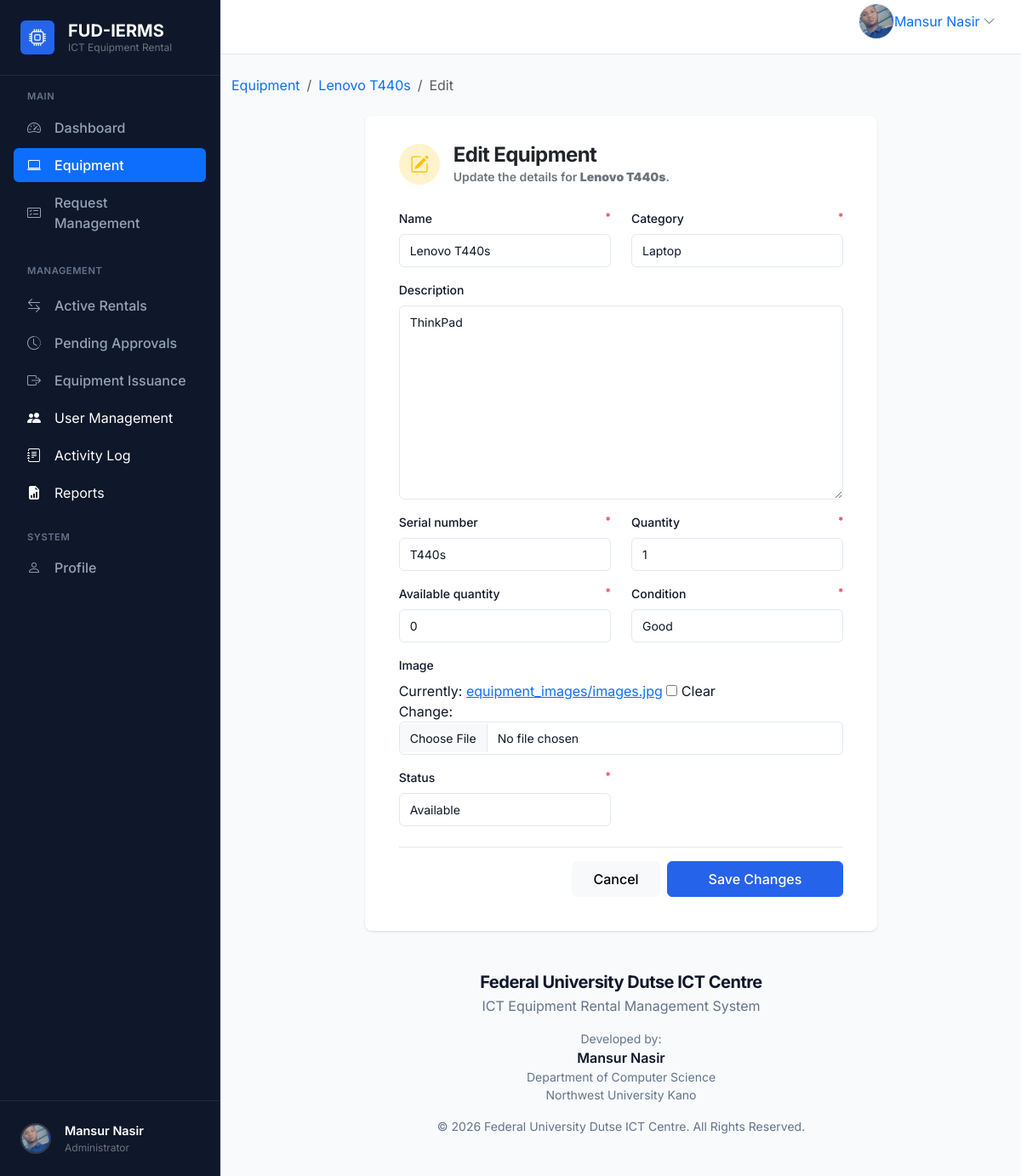
Screenshot of /equipment/2/edit/ (signed in) with the database file from the repository.
### accounts/models.py (models this page shows, shortened)
class User(AbstractUser):
    objects = CustomUserManager()
    class Role(models.TextChoices):
        ADMIN = "ADMIN", "Admin"
        STUDENT = "STUDENT", "Student"
        STAFF = "STAFF", "Staff"
    role = models.CharField(
        max_length=20,
        choices=Role.choices,
        default=Role.STUDENT,
        db_index=True,
    )
    phone = models.CharField(max_length=20, blank=True, db_index=True)
    faculty = models.CharField(max_length=255, blank=True)
    department = models.CharField(max_length=255, blank=True)
    profile_image = models.ImageField(
        upload_to="profile_images/",
        blank=True,
        null=True,
    )
    created_at = models.DateTimeField(auto_now_add=True)
    updated_at = models.DateTimeField(auto_now=True)
    class Meta:
        verbose_name = "User"
        verbose_name_plural = "Users"
        ordering = ["-created_at"]
        indexes = [
            models.Index(fields=["role"]),
        ]

### equipment/models.py (models this page shows, shortened)
class Equipment(models.Model):
    class Category(models.TextChoices):
        LAPTOP = "LAPTOP", "Laptop"
        PROJECTOR = "PROJECTOR", "Projector"
        PRINTER = "PRINTER", "Printer"
        SCANNER = "SCANNER", "Scanner"
        CAMERA = "CAMERA", "Camera"
        NETWORKING = "NETWORKING", "Networking Device"
    class Status(models.TextChoices):
        AVAILABLE = "AVAILABLE", "Available"
        UNAVAILABLE = "UNAVAILABLE", "Unavailable"
        MAINTENANCE = "MAINTENANCE", "Maintenance"
    class Condition(models.TextChoices):
        EXCELLENT = "EXCELLENT", "Excellent"
        GOOD = "GOOD", "Good"
        FAIR = "FAIR", "Fair"
        DAMAGED = "DAMAGED", "Damaged"
    name = models.CharField(max_length=255)
    category = models.CharField(
        max_length=50,
        choices=Category.choices,
        default=Category.LAPTOP,
    )
    description = models.TextField(blank=True)
    serial_number = models.CharField(max_length=100, unique=True)
    quantity = models.PositiveIntegerField(default=1)
    available_quantity = models.PositiveIntegerField(default=1)
    condition = models.CharField(
        max_length=50,
        choices=Condition.choices,
        default=Condition.EXCELLENT,
    )
    image = models.ImageField(
        upload_to="equipment_images/",
        blank=True,
        null=True,
    )
    status = models.CharField(
        max_length=50,
        choices=Status.choices,
        default=Status.AVAILABLE,
    )
    created_at = models.DateTimeField(auto_now_add=True)
    updated_at = models.DateTimeField(auto_now=True)
    class Meta:
        ordering = ["name"]
        indexes = [
            models.Index(fields=["category"]),
            models.Index(fields=["status"]),
        ]

### equipment/views.py (the view, shortened to what this page needs)
# urls.py: path("<int:pk>/edit/", views.EquipmentUpdateView.as_view(), name="update"),
class EquipmentUpdateView(LoginRequiredMixin, PermissionRequiredMixin, UpdateView):
    model = Equipment
    form_class = EquipmentForm
    template_name = "equipment/equipment_update.html"
    permission_required = "equipment.change_equipment"

### templates/equipment/equipment_update.html (shortened to what this page needs)
{% extends "base.html" %}
{% block content %}
<nav aria-label="breadcrumb" class="mb-4">
  <ol class="breadcrumb">
    <li class="breadcrumb-item"><a href="{% url 'equipment:list' %}" class="text-decoration-none">Equipment</a></li>
    <li class="breadcrumb-item"><a href="{% url 'equipment:detail' object.pk %}" class="text-decoration-none">{{ object.name }}</a></li>
    <li class="breadcrumb-item active" aria-current="page">Edit</li>
  </ol>
</nav>
<div class="row justify-content-center">
  <div class="col-12 col-md-10 col-lg-8">
    <div class="card border-0 shadow-sm p-3">
      <div class="card-header border-0 bg-transparent pb-0">
        <div class="d-flex align-items-center gap-3 mb-1">
          <div class="d-inline-flex align-items-center justify-content-center bg-warning-subtle text-warning rounded-circle" style="width: 48px; height: 48px;">
          </div>
          <div>
            <h2 class="h4 fw-bold text-dark mb-0">Edit Equipment</h2>
            <p class="text-secondary small mb-0">Update the details for <strong>{{ object.name }}</strong>.</p>
          </div>
        </div>
      </div>
      <div class="card-body pt-4">
        <form method="post" enctype="multipart/form-data" novalidate>
          <div class="row">
            {% for field in form.visible_fields %}
              <div class="{% if field.name == 'description' or field.name == 'image' %}col-12{% else %}col-md-6{% endif %} mb-3">
                <label class="form-label d-flex justify-content-between" for="{{ field.id_for_label }}">
                  <span>{{ field.label }}</span>
                  {% if field.field.required %}
                    <span class="text-danger small">*</span>
                  {% endif %}
                </label>
                {{ field }}
              </div>
            {% endfor %}
          </div>
          <div class="d-flex justify-content-end gap-2 pt-3 border-top border-light mt-2">
            <a href="{% url 'equipment:detail' object.pk %}" class="btn btn-light px-4 py-2">Cancel</a>
            <button type="submit" class="btn btn-primary px-5 py-2">Save Changes</button>
          </div>
        </form>
      </div>
    </div>
  </div>
</div>
{% endblock content %}

### templates/base.html (shortened to what this page needs)
{% load static %}
<!doctype html>
<html lang="en">
  <head>
    <link
      href="https://cdn.jsdelivr.net/npm/bootstrap@5.3.3/dist/css/bootstrap.min.css"
      rel="stylesheet"
    />
    <link rel="stylesheet" href="https://cdn.jsdelivr.net/npm/bootstrap-icons@1.11.3/font/bootstrap-icons.min.css">
  </head>
  <body>
    <div class="app-shell">
      <aside class="app-sidebar collapse d-lg-block" id="sidebarCollapse">
        {% include "partials/sidebar.html" %}
      </aside>
      <div class="app-main">
        <header class="app-topbar">
          <div class="container-fluid px-3 px-lg-4">
            <div class="topbar-row d-flex align-items-center justify-content-between gap-3">
              <div class="d-flex align-items-center gap-3">
                {% if user.is_authenticated %}
                  <div class="dropdown profile-menu" data-bs-auto-close="true">
                    <a
                      class="profile-toggle d-flex align-items-center text-decoration-none rounded"
                      href="#"
                      id="profileDropdown"
                      role="button"
                      data-bs-toggle="dropdown"
                      aria-expanded="false"
                      aria-label="User menu"
                    >
                      {% if user.profile_image %}
                        <img
                          src="{{ user.profile_image.url }}"
                          alt="{{ user.username }}"
                          class="avatar-img profile-avatar"
                        >
                      {% else %}
                        <div class="avatar-placeholder profile-avatar-placeholder">
                          {{ user.username|slice:":1"|upper }}
                        </div>
                      {% endif %}
                      <span class="profile-name profile-name-full d-none d-md-inline text-nowrap text-truncate" title="{{ user.get_full_name|default:user.username }}">
                        {{ user.get_full_name|default:user.username }}
                      </span>
                      <i class="bi bi-chevron-down ms-1 text-muted profile-chevron" aria-hidden="true"></i>
                    </a>
                  </div>
                {% else %}
                  <a class="btn btn-light" href="{% url 'accounts:login' %}"><i class="bi bi-box-arrow-in-right me-2"></i>Login</a>
                  <a class="btn btn-primary" href="{% url 'accounts:register' %}">Create Account</a>
                {% endif %}
              </div>
            </div>
          </div>
        </header>
        <main class="app-content">
          <div class="container py-4">
        {% block content %}{% endblock content %}
        <footer class="py-4 mt-auto">
          <div class="container text-center">
            <h5 class="fw-bold mb-1">{{ organization_name }}</h5>
            <p class="text-muted mb-3">{{ system_name }}</p>
            <div class="mb-3">
              <p class="mb-0 text-muted small">Developed by:</p>
              <p class="mb-0 fw-semibold">Mansur Nasir</p>
              <p class="mb-0 small text-muted">Department of Computer Science</p>
              <p class="mb-0 small text-muted">Northwest University Kano</p>
            </div>
            <p class="text-muted small mb-0">{{ copyright_text }}. All Rights Reserved.</p>
          </div>
        </footer>
      </div>
    </main>
  </body>
</html>

### templates/partials/sidebar.html (shortened to what this page needs)
{% load static %}
{% with current_path=request.path %}
<div class="d-flex flex-column h-100 bg-sidebar" style="background-color: var(--sidebar-bg); border-right: 1px solid #1e293b;">
  <div class="p-4 border-bottom border-secondary d-none d-lg-block" style="border-color: #1e293b !important;">
    <a class="d-flex align-items-center gap-3 text-white text-decoration-none" href="{% url 'home' %}">
      <div class="d-flex align-items-center justify-content-center rounded" style="width: 40px; height: 40px; background-color: var(--primary);">
        <i class="bi bi-cpu text-white fs-5"></i>
      </div>
      <div class="d-flex flex-column">
        <span class="fw-bold fs-5 lh-1 mb-1">FUD-IERMS</span>
        <span class="text-secondary small lh-1" style="font-size: 0.75rem;">ICT Equipment Rental</span>
      </div>
    </a>
  </div>
  <div class="flex-grow-1 overflow-auto py-3">
    <div class="px-3">
      <div class="text-uppercase text-secondary fw-semibold mb-2 px-3" style="font-size: 0.7rem; letter-spacing: 0.05em; color: #64748B !important;">Main</div>
      <nav class="nav flex-column gap-1">
        {% if user.is_authenticated %}
          <a class="nav-link px-3 py-2 rounded d-flex align-items-center gap-3 text-white {% if 'admin-dashboard' in current_path or 'student-dashboard' in current_path or 'staff-dashboard' in current_path %}active bg-primary{% endif %}"
             href="{% url 'accounts:dashboard' %}"
             style="{% if 'admin-dashboard' not in current_path and 'student-dashboard' not in current_path and 'staff-dashboard' not in current_path %}color: #94A3B8 !important;{% endif %} font-weight: 500;">
            <i class="bi bi-speedometer2"></i>
            <span>Dashboard</span>
          </a>
        {% endif %}
        <a class="nav-link px-3 py-2 rounded d-flex align-items-center gap-3 text-white {% if 'equipment' in current_path %}active bg-primary{% endif %}"
           href="{% url 'equipment:list' %}"
           style="{% if 'equipment' not in current_path %}color: #94A3B8 !important;{% endif %} font-weight: 500;">
          <i class="bi bi-laptop"></i>
          <span>Equipment</span>
        </a>
        {% if user.is_authenticated %}
          {% if user.role|upper == 'ADMIN' %}
            <a class="nav-link px-3 py-2 rounded d-flex align-items-center gap-3 text-white {% if 'admin_request_management' in current_path %}active bg-primary{% endif %}"
               href="{% url 'rentals:admin_request_management' %}"
               style="{% if 'rentals' not in current_path or 'pending' in current_path %}color: #94A3B8 !important;{% endif %} font-weight: 500;">
              <i class="bi bi-card-checklist"></i>
              <span>Request Management</span>
            </a>
            <div class="mt-4 mb-2 text-uppercase text-secondary fw-semibold px-3" style="font-size: 0.7rem; letter-spacing: 0.05em; color: #64748B !important;">Management</div>
            <a class="nav-link px-3 py-2 rounded d-flex align-items-center gap-3 text-white {% if 'rentals/active/' in current_path or 'active_rentals' in current_path %}active bg-primary{% endif %}"
               href="{% url 'rentals:active_rentals' %}"
               style="{% if 'rentals/active/' not in current_path and 'active_rentals' not in current_path %}color: #94A3B8 !important;{% endif %} font-weight: 500;">
              <i class="bi bi-arrow-left-right"></i>
              <span>Active Rentals</span>
            </a>
            <a class="nav-link px-3 py-2 rounded d-flex align-items-center gap-3 text-white {% if 'rentals/pending' in current_path %}active bg-primary{% endif %}"
               href="{% url 'rentals:pending_list' %}"
               style="{% if 'rentals/pending' not in current_path %}color: #94A3B8 !important;{% endif %} font-weight: 500;">
              <i class="bi bi-clock-history"></i>
              <span>Pending Approvals</span>
            </a>
            <a class="nav-link px-3 py-2 rounded d-flex align-items-center gap-3 text-white {% if 'rentals/issuance' in current_path %}active bg-primary{% endif %}"
               href="{% url 'rentals:issuance_list' %}"
               style="{% if 'rentals/issuance' not in current_path %}color: #94A3B8 !important;{% endif %} font-weight: 500;">
              <i class="bi bi-box-arrow-right"></i>
              <span>Equipment Issuance</span>
            </a>
            <a class="nav-link px-3 py-2 rounded d-flex align-items-center gap-3 text-white " href="{% url 'accounts:manage_user_list' %}">
                <i class="bi bi-people-fill"></i> <span>User Management</span>
            </a>
            <a class="nav-link px-3 py-2 rounded d-flex align-items-center gap-3 text-white {% if request.resolver_match.app_name == 'activitylog' %}active bg-primary{% endif %}" href="{% url 'activitylog:log_list' %}">
                <i class="bi bi-journal-text"></i> <span>Activity Log</span>
            </a>
            <a class="nav-link px-3 py-2 rounded d-flex align-items-center gap-3 text-white {% if request.resolver_match.app_name == 'reports' %}active bg-primary{% endif %}" href="{% url 'reports:index' %}">
                <i class="bi bi-file-earmark-bar-graph-fill"></i> <span>Reports</span>
            </a>
          {% endif %}
        {% endif %}
      </nav>
      {% if user.is_authenticated %}
      <div class="mt-4 mb-2 text-uppercase text-secondary fw-semibold px-3" style="font-size: 0.7rem; letter-spacing: 0.05em; color: #64748B !important;">System</div>
      <nav class="nav flex-column gap-1">
        <a class="nav-link px-3 py-2 rounded d-flex align-items-center gap-3 text-white {% if 'profile' in current_path %}active bg-primary{% endif %}"
           href="{% url 'accounts:profile' %}"
           style="{% if 'profile' not in current_path %}color: #94A3B8 !important;{% endif %} font-weight: 500;">
          <i class="bi bi-person"></i>
          <span>Profile</span>
        </a>
      </nav>
      {% endif %}
    </div>
  </div>
  <div class="p-3 border-top border-secondary mt-auto" style="border-color: #1e293b !important;">
    {% if user.is_authenticated %}
      <a href="{% url 'accounts:profile' %}" class="d-flex align-items-center gap-3 text-decoration-none px-2 py-2 rounded hover-bg" style="color: #94A3B8;">
        {% if user.profile_image %}
          <img src="{{ user.profile_image.url }}" alt="{{ user.username }}" class="rounded-circle" style="width: 36px; height: 36px; object-fit: cover; border: 2px solid rgba(255,255,255,0.15);">
        {% else %}
          <div class="d-flex align-items-center justify-content-center rounded-circle fw-bold" style="width: 36px; height: 36px; font-size: 0.875rem; background-color: var(--primary); color: #fff; border: 2px solid rgba(255,255,255,0.15);">
            {{ user.username|slice:":1"|upper }}
          </div>
        {% endif %}
        <div class="d-flex flex-column overflow-hidden">
          <span class="text-white fw-semibold text-truncate" style="max-width: 150px; font-size: 0.9rem;">{{ user.get_full_name|default:user.username }}</span>
          <span class="text-secondary small text-truncate" style="font-size: 0.75rem; max-width: 150px;">{% if user.is_superuser %}Administrator{% else %}{{ user.get_role_display }}{% endif %}</span>
        </div>
      </a>
    {% else %}
      <div class="d-grid gap-2">
        <a class="btn btn-outline-light btn-sm" href="{% url 'accounts:login' %}">Login</a>
        <a class="btn btn-primary btn-sm" href="{% url 'accounts:register' %}">Register</a>
      </div>
    {% endif %}
  </div>
</div>
{% endwith %}

### rows the page displays
User: profile_image (picture), get_full_name "Mansur Nasir"
Equipment: name "Lenovo T440s", visible_fields "Lenovo T440s" "Laptop" "ThinkPad" "T440s" "1" "0" "Good" "Available"

### other values shown
{{ field.label }} "Name" "Category" "Description" "Serial number" "Quantity" "Available quantity" "Condition" "Image" "Status"
{{ organization_name }} "Federal University Dutse ICT Centre"
{{ system_name }} "ICT Equipment Rental Management System"
{{ copyright_text }} "© 2026 Federal University Dutse ICT Centre"
